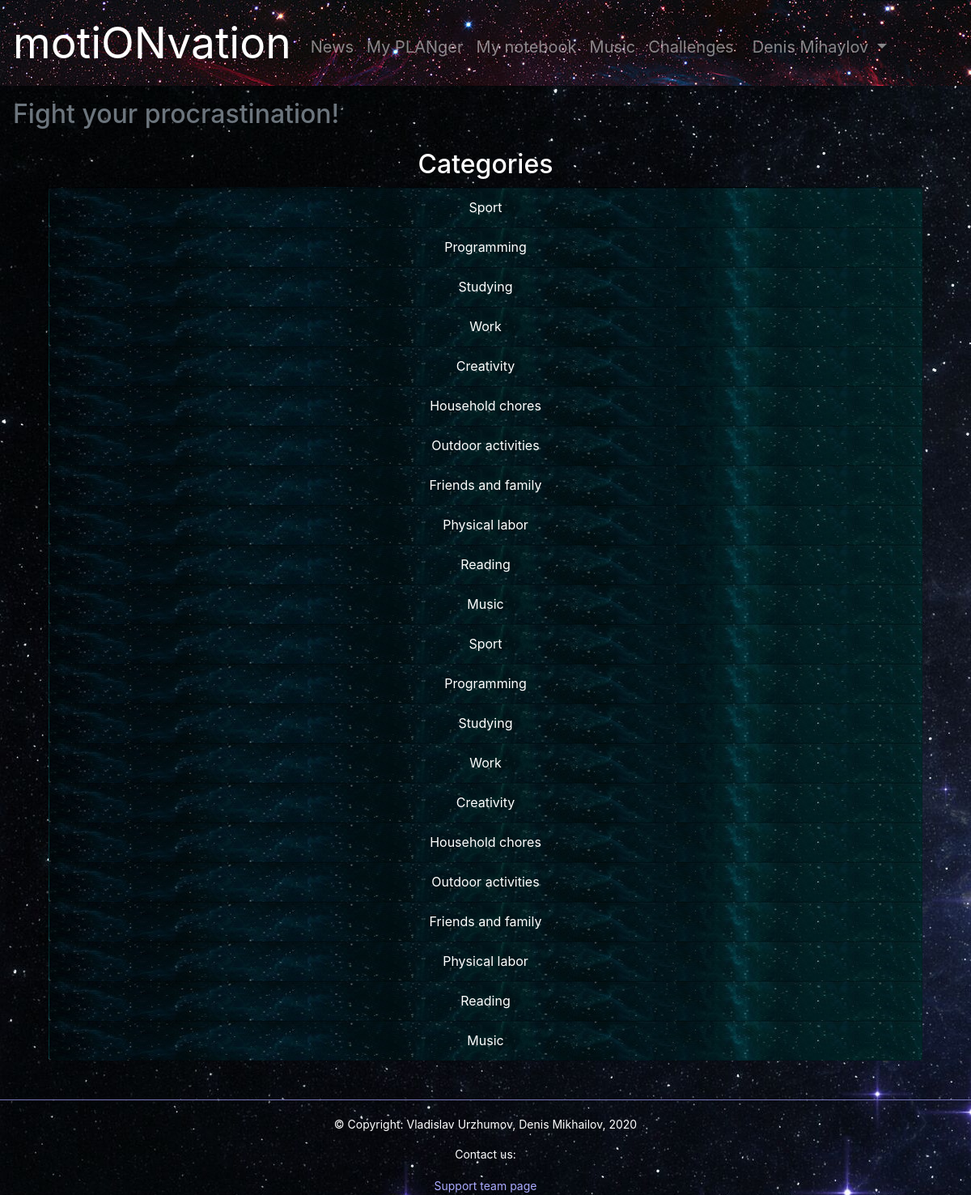
Page /categories (signed in) on the committed database.
### motionvation/data/models/categories.py (models this page shows)
class Category(SqlAlchemyBase, SerializerMixin):
    __tablename__ = 'categories'
    id = Column(Integer, primary_key=True, autoincrement=True)
    title = Column(String)
    user_id = Column(Integer, ForeignKey('users.id'))
    user = orm.relation('User')
    tasks = orm.relation('Task', back_populates='category')

### motionvation/application.py (the view)
@app.route('/categories')
@login_required
def categories():
    db = db_session.create_session()
    categories = db.query(Category).filter(Category.user_id == admin_id).all().copy()
    return render_template('categories.html', categories=categories, useracc=(current_user.name + ' ' + current_user.surname),
                           title='Categories')

### motionvation/application.py (called while the page is built)
@login_manager.user_loader
def load_user(user_id):
    db = db_session.create_session()
    return db.query(User).get(user_id)

### motionvation/data/db_session.py (called while the page is built)
def create_session() -> orm.Session:
    global __factory
    return __factory()

### motionvation/templates/categories.html
{% extends 'base.html' %}
{% block content %}
<main class='text-center container'>
        <h2>Categories</h2>
        <div class="container">
            <ul class="list-group">
                {% for category in categories %}
                <li class="list-group-item list-group-flush list-group-color">{{ category.title }}</li>
                {% endfor %}
            </ul>
        </div>
    </main>
{% endblock %}

### motionvation/static/css/style121.css (style rules this page uses)
body { background: url(../img/7.jpg); color: #fff; }
.list-group-color { background: url(../img/1.jpg); }

### rows in the picture
Category: title "Sport"
Category: title "Programming"
Category: title "Studying"
Category: title "Work"
Category: title "Creativity"
Category: title "Household chores"
Category: title "Outdoor activities"
Category: title "Friends and family"
Category: title "Physical labor"
Category: title "Reading"
Category: title "Music"
Category: title "Sport"
Category: title "Programming"
Category: title "Studying"
Category: title "Work"
Category: title "Creativity"
Category: title "Household chores"
Category: title "Outdoor activities"
Category: title "Friends and family"
Category: title "Physical labor"
Category: title "Reading"
Category: title "Music"

### other values in the picture
{{ useracc }} "Denis Mihaylov"
